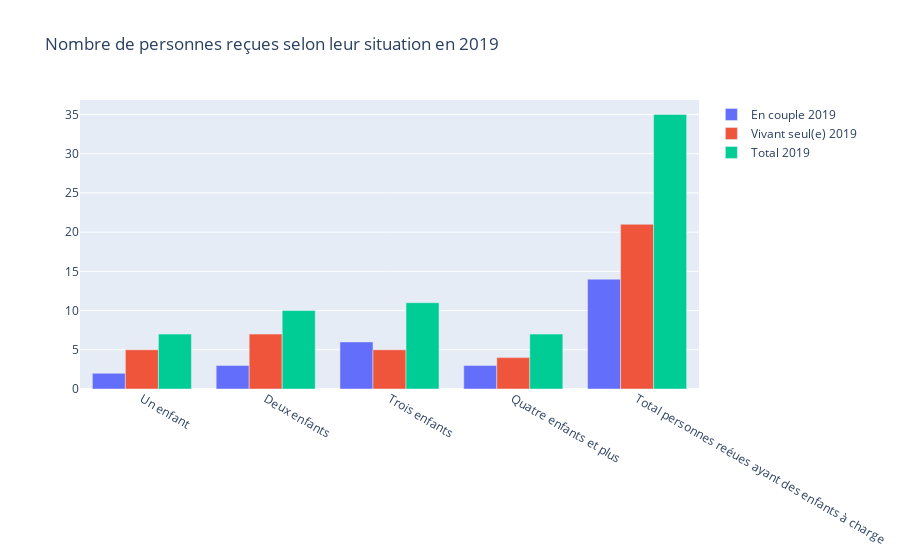

Here is the notebook cell this chart was saved with:
### Code cell
'Nombre de personnes reçues selon leur situation en 2019 '

### Figure 1 — Plotly figure (JSON) as saved in the notebook; plotly's stock layout.template omitted (floating-point values rounded to 4 significant figures)
{"data": [{"name": "En couple 2019", "type": "bar", "x": ["Un enfant", "Deux enfants", "Trois enfants", "Quatre enfants et plus", "Total personnes reéues ayant des enfants à charge"], "y": [2, 3, 6, 3, 14]}, {"name": "Vivant seul(e) 2019", "type": "bar", "x": ["Un enfant", "Deux enfants", "Trois enfants", "Quatre enfants et plus", "Total personnes reéues ayant des enfants à charge"], "y": [5, 7, 5, 4, 21]}, {"name": "Total 2019", "type": "bar", "x": ["Un enfant", "Deux enfants", "Trois enfants", "Quatre enfants et plus", "Total personnes reéues ayant des enfants à charge"], "y": [7, 10, 11, 7, 35]}], "layout": {"barmode": "group", "title": {"text": "Nombre de personnes reçues selon leur situation en 2019 "}}}
